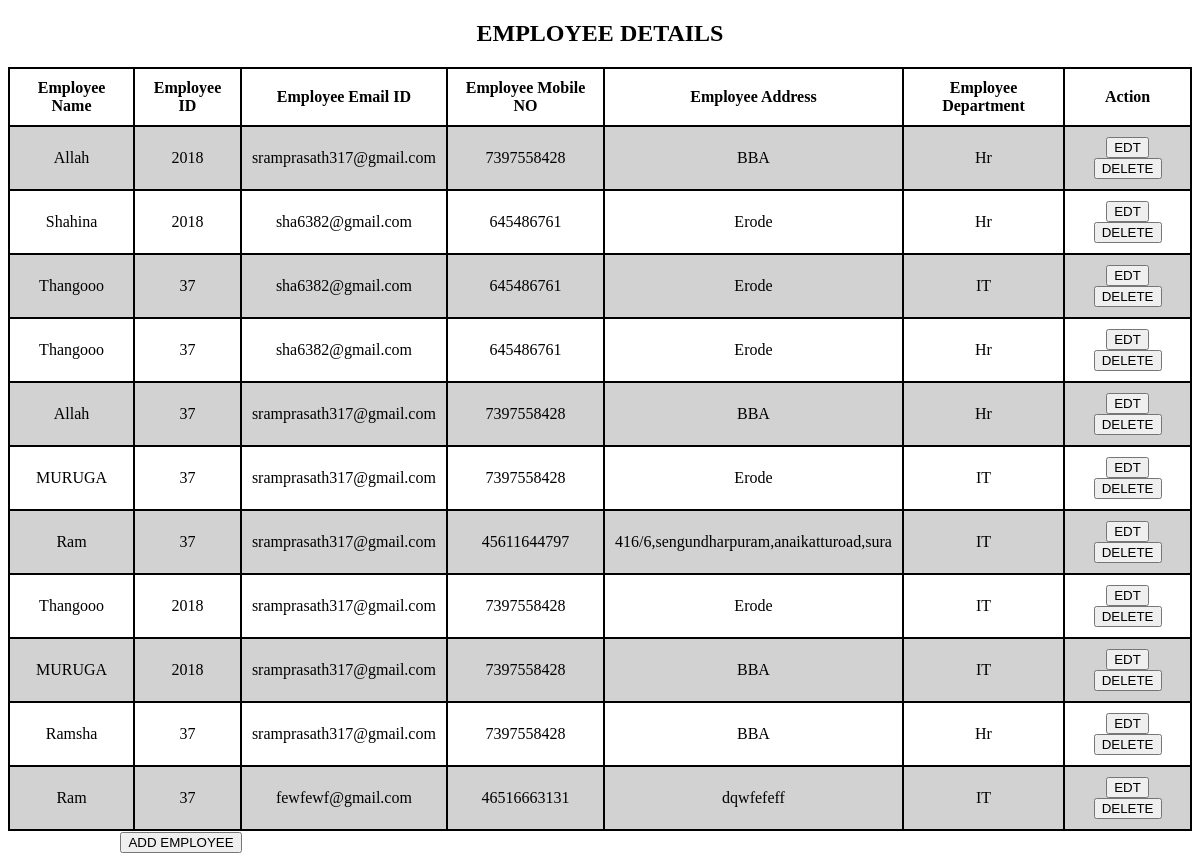
The page / on the database its author committed.
### Emp_app/models.py (models this page shows)
class EMPLOYEE(models.Model):
    ADMIN = "Admin"
    HR = "Hr"
    MARKETING = "Marketing"
    EXECUTIVE = "Executive"
    IT = "IT"
    ACCOUNTING = "Accounting"
    SALES = "Sales"
    Department_Choice =[
        (ADMIN , "Admin"),
        (HR, "Hr"),
        (MARKETING, "Marketing"),
        (EXECUTIVE , "Executive"),
        (IT , "IT"),
        (ACCOUNTING , "Accounting"),
        (SALES , "Sales")
    ]
    Emp_Name = models.CharField(max_length=30)
    Emp_Id = models.IntegerField()
    Emp_Email_Id = models.EmailField()
    Emp_Mobile_No = models.IntegerField()
    Emp_Address = models.CharField(max_length=40)
    Emp_Department = models.CharField(
        max_length=10,
        choices=Department_Choice,
        default= HR,
    )

### Emp_app/views.py (the view)
# urls.py: path("",views.view_Employees),
def view_Employees(request):
    employee = EMPLOYEE.objects.all()
    return render(request,"Emp_Details.html",{"Employee_Details" :employee})

### templates/Emp_Details.html (shortened to what this page needs)
<!DOCTYPE html>
<html lang="en">
<head>
    <link rel="stylesheet" href="../static/css/style.css">
</head>
<body>
    <center><h2 class="down">EMPLOYEE DETAILS </h2></center>
    <table class="center">
        {% load static %}
        <thead>
            <tr>
                <th>Employee Name</th>
                <th>Employee ID</th>
                <th>Employee Email ID</th>
                <th>Employee Mobile NO</th>
                <th>Employee Address</th>
                <th>Employee Department</th>
                <th>Action</th>
            </tr>
        </thead>
        {% for Emp in Employee_Details %}
        <tbody >
            <tr>
                <td>{{Emp.Emp_Name}}</td>
                <td>{{Emp.Emp_Id}}</td>
                <td>{{Emp.Emp_Email_Id}}</td>
                <td>{{Emp.Emp_Mobile_No}}</td>
                <td>{{Emp.Emp_Address}}</td>
                <td>{{Emp.Emp_Department}}</td>
                <td> <a href="/edit_employee/ {{Emp.id}}"><button>  EDT</button></a>
                 <a href="/delete_employee/ {{Emp.id}}"><button>DELETE</button></td></a>
            </tr>
        </tbody>
        {% endfor %}
    </table>
    <div class="btnn">
    <a href="/add_employee/"><button>ADD EMPLOYEE</button></a>
    </div>
</body>
</html>

### static/css/style.css (style rules this page uses)
table,tr,th,td { border: 2px solid; border-collapse: collapse; text-align: center; padding: 10px; margin: 90px 10px 1px 160px; }
tbody:nth-child(even) { background-color: rgb(211, 210, 210); }
.center { margin-left: auto; margin-right: auto; margin-top: 1%; }
.btnn { padding-left: 9.5%; }

### rows shown on the page
EMPLOYEE: Emp_Name "Allah", Emp_Id "2018", Emp_Email_Id "sramprasath317@gmail.com", Emp_Mobile_No "7397558428", Emp_Address "BBA", Emp_Department "Hr"
EMPLOYEE: Emp_Name "Shahina", Emp_Id "2018", Emp_Email_Id "sha6382@gmail.com", Emp_Mobile_No "645486761", Emp_Address "Erode", Emp_Department "Hr"
EMPLOYEE: Emp_Name "Thangooo", Emp_Id "37", Emp_Email_Id "sha6382@gmail.com", Emp_Mobile_No "645486761", Emp_Address "Erode", Emp_Department "IT"
EMPLOYEE: Emp_Name "Thangooo", Emp_Id "37", Emp_Email_Id "sha6382@gmail.com", Emp_Mobile_No "645486761", Emp_Address "Erode", Emp_Department "Hr"
EMPLOYEE: Emp_Name "Allah", Emp_Id "37", Emp_Email_Id "sramprasath317@gmail.com", Emp_Mobile_No "7397558428", Emp_Address "BBA", Emp_Department "Hr"
EMPLOYEE: Emp_Name "MURUGA", Emp_Id "37", Emp_Email_Id "sramprasath317@gmail.com", Emp_Mobile_No "7397558428", Emp_Address "Erode", Emp_Department "IT"
EMPLOYEE: Emp_Name "Ram", Emp_Id "37", Emp_Email_Id "sramprasath317@gmail.com", Emp_Mobile_No "45611644797", Emp_Address "416/6,sengundharpuram,anaikatturoad,sura", Emp_Department "IT"
EMPLOYEE: Emp_Name "Thangooo", Emp_Id "2018", Emp_Email_Id "sramprasath317@gmail.com", Emp_Mobile_No "7397558428", Emp_Address "Erode", Emp_Department "IT"
EMPLOYEE: Emp_Name "MURUGA", Emp_Id "2018", Emp_Email_Id "sramprasath317@gmail.com", Emp_Mobile_No "7397558428", Emp_Address "BBA", Emp_Department "IT"
EMPLOYEE: Emp_Name "Ramsha", Emp_Id "37", Emp_Email_Id "sramprasath317@gmail.com", Emp_Mobile_No "7397558428", Emp_Address "BBA", Emp_Department "Hr"
EMPLOYEE: Emp_Name "Ram", Emp_Id "37", Emp_Email_Id "fewfewf@gmail.com", Emp_Mobile_No "46516663131", Emp_Address "dqwfefeff", Emp_Department "IT"
